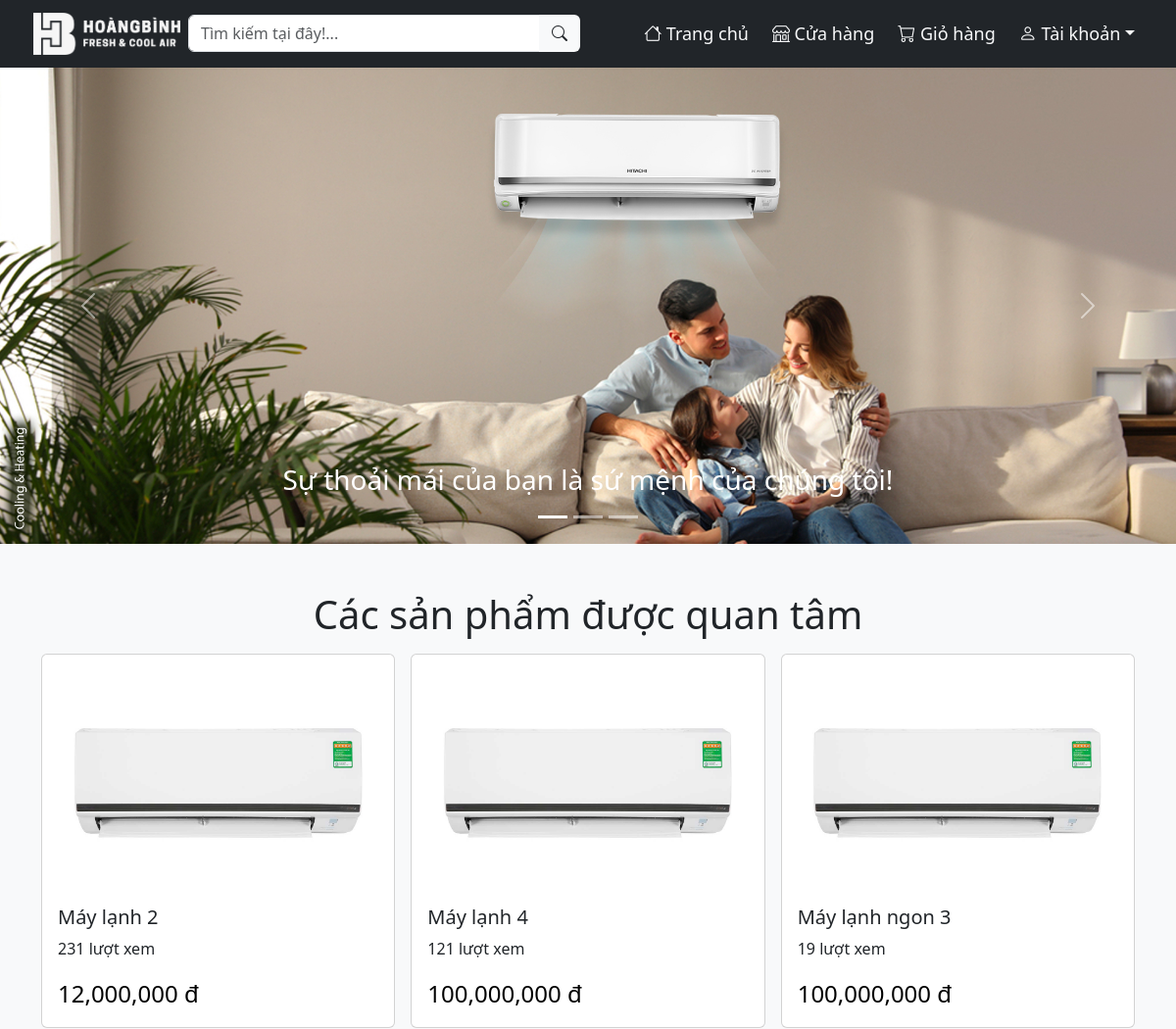
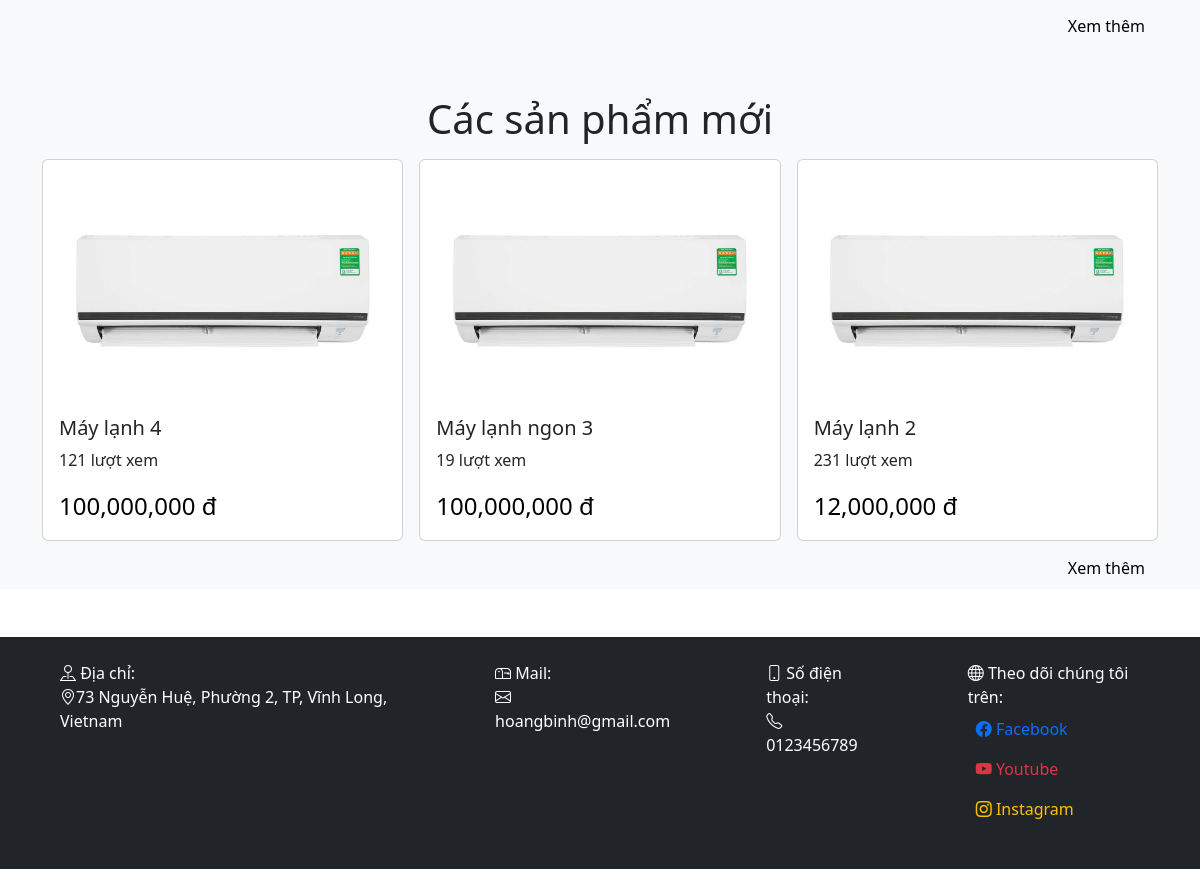
Before: / with the older database file (2 pictures, top to bottom).
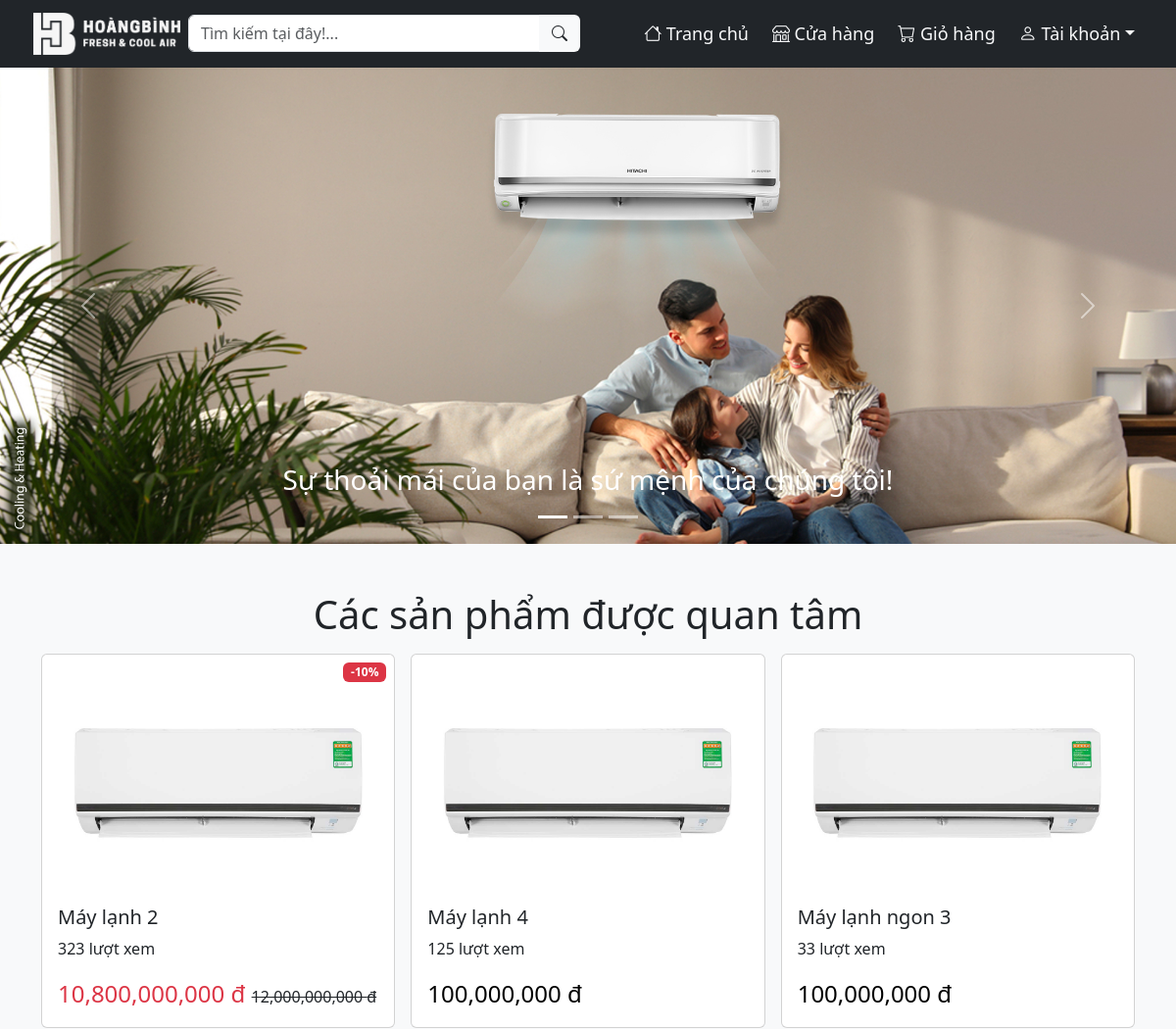
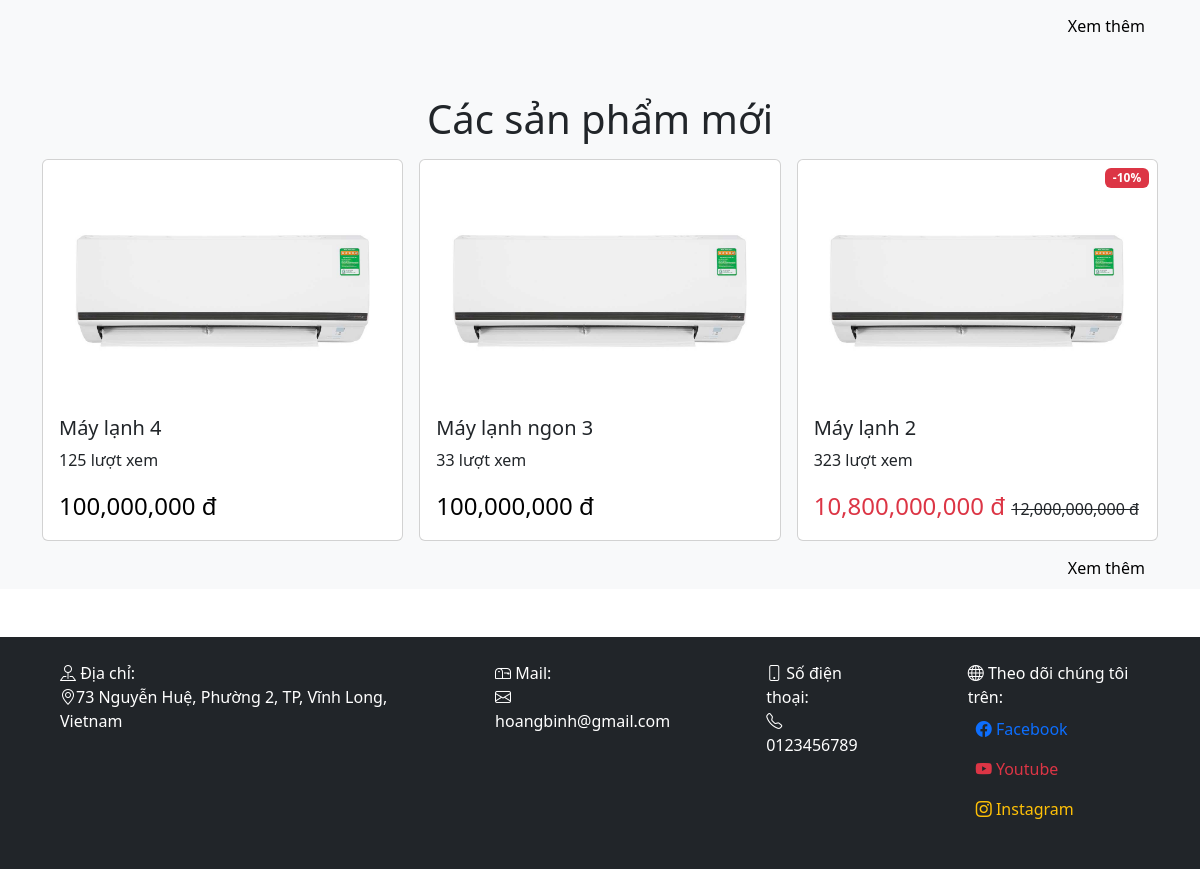
After: the same page with the newer database file (2 pictures, top to bottom).
### tables this page shows
CREATE TABLE `product` (
  `prd_id` int(10) NOT NULL,
  `prd_name` varchar(100) NOT NULL,
  `prd_price` decimal(50,0) NOT NULL,
  `prd_pricenew` float DEFAULT NULL,
  `prd_special` varchar(100) DEFAULT NULL,
  `prd_size` varchar(50) NOT NULL,
  `prd_inverter` varchar(10) NOT NULL DEFAULT 'Không',
  `prd_color` varchar(20) NOT NULL,
  `prd_vol` int(10) NOT NULL,
  `prd_speedlvl` int(10) NOT NULL,
  `picture` varchar(100) NOT NULL,
  `views` int(11) NOT NULL DEFAULT 0,
  `brand_id` int(10) DEFAULT NULL,
  `type_id` int(10) DEFAULT NULL
);

### handle/handle_sqldata.php (called while the page is built, shortened)
<?php
function getallproduct($sreach_array=['views']){
    $mapping = [
        'name' => 'prd_name',
        'min' => 'prd_price',
        'max' => 'prd_price',
        'brand' => 'brand_id',
        'type' => 'type_id',
        'views' => 'views'
    ];
    require "db_con.php";
    $sql="SELECT * FROM product";
    $sql.=" WHERE 1";
    foreach($sreach_array as $key => $value) {
        if($key === 'name') {
            $sql .= " AND $mapping[$key] LIKE '%$value%'";
        } else if($key === 'min') {
            $sql .= " AND $mapping[$key] >= $value";
        } else if($key === 'max') {
            $sql .= " AND $mapping[$key] <= $value";
        } else if($key === 'brand') {
            $sql .= " AND $mapping[$key] = $value";
        } else if($key === 'type') {
            $sql .= " AND $mapping[$key] = $value";
        } else if($key === 'views') {
            $sql .= " ORDER BY views DESC";
        } else {
            $sql .= " ORDER BY prd_id DESC";
        }
    }
    $result = mysqli_query($conn, $sql);
    $resultArray=mysqli_fetch_all($result,MYSQLI_ASSOC);
    return $resultArray;
}
?>

### index.php (the view, shortened to what the rows shown need)
<?php
    include "./handle/db_con.php";
    include "./handle/handle_sqldata.php";
    $newproductdata=getallproduct();
    $hotproductdata=getallproduct(['views'=>1]);
?>
<!DOCTYPE html>
<html lang="en">
<head>
    <link rel="stylesheet" href="./css/style.css">
    <link rel="stylesheet" href="./css/bootstrap.css">
    <link rel="stylesheet" href="https://cdn.jsdelivr.net/npm/bootstrap-icons@1.11.1/font/bootstrap-icons.css">
</head>
<body>
<div id="banner-box">
<div id="hot-product" class="py-5 bg-light">
    <h1 class="text-center pb-3">Các sản phẩm được quan tâm</h1>
    <div class="container">
        <div class="row row-cols-1 row-cols-lg-2 row-cols-lg-3 g-3">
            <div class="col mt-2">
                <div class="card">
                <?php
                    echo '<a class="text-decoration-none" href="view.php?id='.$hotproductdata[0]['prd_id'].'">
                            <div class="card-img-top d-flex align-items-center">
                                <img id="img" class="rounded mx-auto d-block img" src="./product_image/'.$hotproductdata[0]['picture'].'">
                            </div>
                            <div class="card-body">
                                <h5 class="card-title text-dark">'.$hotproductdata[0]['prd_name'].'</h5>
                                <p class="text-dark">'.$hotproductdata[0]['views'].' lượt xem</p>';
                            if($hotproductdata[0]['prd_pricenew']!=NULL)
                                echo '<div class="badge bg-danger position-absolute" style="top: 0.5rem; right: 0.5rem">-'.$hotproductdata[0]['prd_pricenew'].'%</div>
                            <span class="fs-4 text-danger">'.number_format($hotproductdata[0]['prd_price']-($hotproductdata[0]['prd_price']*$hotproductdata[0]['prd_pricenew']/100)).' đ </span><span class="text-decoration-line-through text-dark">'.number_format($hotproductdata[0]['prd_price']).' đ</span>';
                            else
                                echo '<span class="color-danger text-black fs-4">'.number_format($hotproductdata[0]['prd_price']).' đ</span>';
                            echo '</div>
                        </a>';
                ?>
                </div>
            </div>
            <div class="col mt-2">
                <div class="card">
                <?php
                    echo '<a class="text-decoration-none" href="view.php?id='.$hotproductdata[1]['prd_id'].'">
                            <div class="card-img-top d-flex align-items-center">
                                <img id="img" class="rounded mx-auto d-block img" src="./product_image/'.$hotproductdata[1]['picture'].'">
                            </div>
                            <div class="card-body">
                                <h5 class="card-title text-dark">'.$hotproductdata[1]['prd_name'].'</h5>
                                <p class="text-dark">'.$hotproductdata[1]['views'].' lượt xem</p>';
                            if($hotproductdata[1]['prd_pricenew']!=NULL)
                                echo '<div class="badge bg-danger position-absolute" style="top: 0.5rem; right: 0.5rem">-'.$hotproductdata[1]['prd_pricenew'].'%</div>
                            <span class="fs-4 text-danger">'.number_format($hotproductdata[1]['prd_price']-($hotproductdata[1]['prd_price']*$hotproductdata[1]['prd_pricenew']/100)).' đ </span><span class="text-decoration-line-through text-dark">'.number_format($hotproductdata[1]['prd_price']).' đ</span>';
                            else
                                echo '<span class="color-danger text-black fs-4">'.number_format($hotproductdata[1]['prd_price']).' đ</span>';
                            echo '</div>
                        </a>';
                ?>
                </div>
            </div>
            <div class="col mt-2">
                <div class="card">
                <?php
                    echo '<a class="text-decoration-none" href="view.php?id='.$hotproductdata[2]['prd_id'].'">
                        <div class="card-img-top d-flex align-items-center">
                            <img id="img" class="rounded mx-auto d-block img" src="./product_image/'.$hotproductdata[2]['picture'].'">
                        </div>
                        <div class="card-body">
                            <h5 class="card-title text-dark">'.$hotproductdata[2]['prd_name'].'</h5>
                            <p class="text-dark">'.$hotproductdata[2]['views'].' lượt xem</p>';
                            if($hotproductdata[2]['prd_pricenew']!=NULL)
                                echo '<div class="badge bg-danger position-absolute" style="top: 0.5rem; right: 0.5rem">-'.$hotproductdata[2]['prd_pricenew'].'%</div>
                            <span class="fs-4 text-danger">'.number_format($hotproductdata[2]['prd_price']-($hotproductdata[2]['prd_price']*$hotproductdata[2]['prd_pricenew']/100)).' đ </span><span class="text-decoration-line-through text-dark">'.number_format($hotproductdata[2]['prd_price']).' đ</span>';
                            else
                                echo '<span class="color-danger text-black fs-4">'.number_format($hotproductdata[2]['prd_price']).' đ</span>';
                            echo '</div>
                        </a>';
                ?>
                </div>
            </div>
        </div>
    </div>
</div>
<div id="new-product" class="py-5 bg-light">
    <h1 class="text-center pb-3">Các sản phẩm mới</h1>
    <div class="container">
        <div class="row row-cols-1 row-cols-lg-2 row-cols-lg-3 g-3">
            <div class="col mt-2">
                <div class="card">
                <?php
                    echo '<a class="text-decoration-none" href="view.php?id='.$newproductdata[0]['prd_id'].'">
                        <div class="card-img-top d-flex align-items-center">
                            <img id="img" class="rounded mx-auto d-block img" src="./product_image/'.$newproductdata[0]['picture'].'">
                        </div>
                        <div class="card-body">
                            <h5 class="card-title text-dark">'.$newproductdata[0]['prd_name'].'</h5>
                            <p class="text-dark">'.$newproductdata[0]['views'].' lượt xem</p>';
                            if($newproductdata[0]['prd_pricenew']!=NULL)
                                echo '<div class="badge bg-danger position-absolute" style="top: 0.5rem; right: 0.5rem">-'.$newproductdata[0]['prd_pricenew'].'%</div>
                            <span class="fs-4 text-danger">'.number_format($newproductdata[0]['prd_price']-($newproductdata[0]['prd_price']*$newproductdata[0]['prd_pricenew']/100)).' đ </span><span class="text-decoration-line-through text-dark">'.number_format($newproductdata[0]['prd_price']).' đ</span>';
                            else
                                echo '<span class="color-danger text-black fs-4">'.number_format($newproductdata[0]['prd_price']).' đ</span>';
                            echo '</div>
                        </a>';
                ?>
                </div>
            </div>
            <div class="col mt-2">
                <div class="card">
                <?php
                    echo '<a class="text-decoration-none" href="view.php?id='.$newproductdata[1]['prd_id'].'">
                        <div class="card-img-top d-flex align-items-center">
                            <img id="img" class="rounded mx-auto d-block img" src="./product_image/'.$newproductdata[1]['picture'].'">
                        </div>
                        <div class="card-body">
                            <h5 class="card-title text-dark">'.$newproductdata[1]['prd_name'].'</h5>
                            <p class="text-dark">'.$newproductdata[1]['views'].' lượt xem</p>';
                            if($newproductdata[1]['prd_pricenew']!=NULL)
                                echo '<div class="badge bg-danger position-absolute" style="top: 0.5rem; right: 0.5rem">-'.$newproductdata[1]['prd_pricenew'].'%</div>
                            <span class="fs-4 text-danger">'.number_format($newproductdata[1]['prd_price']-($newproductdata[1]['prd_price']*$newproductdata[1]['prd_pricenew']/100)).' đ </span><span class="text-decoration-line-through text-dark">'.number_format($newproductdata[1]['prd_price']).' đ</span>';
                            else
                                echo '<span class="color-danger text-black fs-4">'.number_format($newproductdata[1]['prd_price']).' đ</span>';
                            echo '</div>
                        </a>';
                ?>
                </div>
            </div>
            <div class="col mt-2">
                <div class="card">
                <?php
                    echo '<a class="text-decoration-none" href="view.php?id='.$newproductdata[2]['prd_id'].'">
                        <div class="card-img-top d-flex align-items-center">
                            <img id="img" class="rounded mx-auto d-block img" src="./product_image/'.$newproductdata[2]['picture'].'">
                        </div>
                        <div class="card-body">
                            <h5 class="card-title text-dark">'.$newproductdata[2]['prd_name'].'</h5>
                            <p class="text-dark">'.$newproductdata[2]['views'].' lượt xem</p>';
                            if($newproductdata[2]['prd_pricenew']!=NULL)
                                echo '<div class="badge bg-danger position-absolute" style="top: 0.5rem; right: 0.5rem">-'.$newproductdata[2]['prd_pricenew'].'%</div>
                            <span class="fs-4 text-danger">'.number_format($newproductdata[2]['prd_price']-($newproductdata[2]['prd_price']*$newproductdata[2]['prd_pricenew']/100)).' đ </span><span class="text-decoration-line-through text-dark">'.number_format($newproductdata[2]['prd_price']).' đ</span>';
                            else
                                echo '<span class="color-danger text-black fs-4">'.number_format($newproductdata[2]['prd_price']).' đ</span>';
                            echo '</div>
                        </a>';
                ?>
                </div>
            </div>
        </div>
    </div>
</div>
</body>
</html>

Changed rows visible on the page:
changed product "Máy lạnh 2": views "231" → "323"; prd_pricenew (not shown) → "10"; prd_price+prd_pricenew (not shown) → "10,800,000,000"; prd_price "12,000,000" → "12,000,000,000"
changed product "Máy lạnh 4": views "121" → "125"
changed product "Máy lạnh ngon 3": views "19" → "33"
